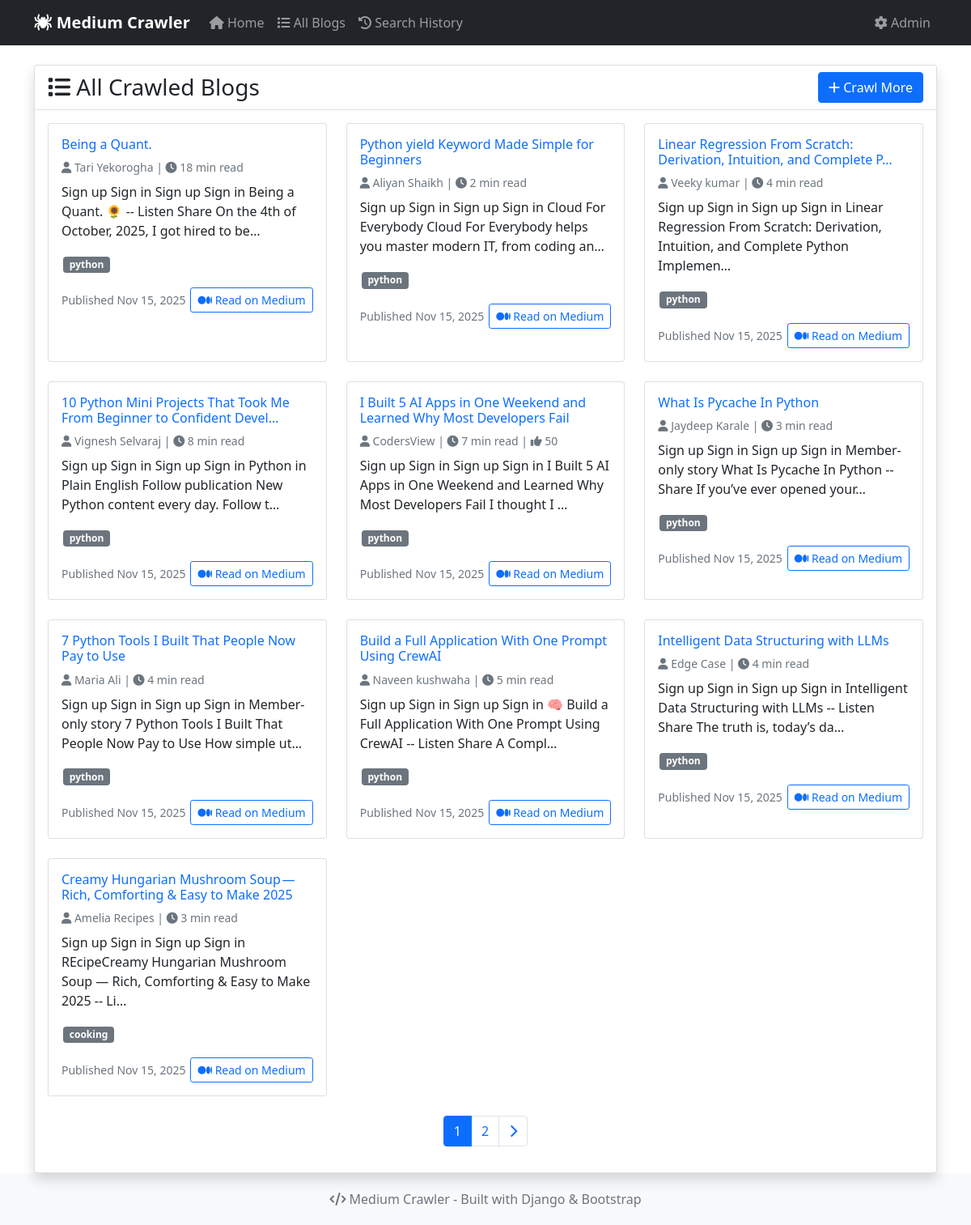
The app's page /blogs/ with its own data.
### crawler/models.py (models this page shows, shortened)
class Blog(models.Model):
    title = models.CharField(max_length=500)
    content = models.TextField()
    summary = models.TextField(blank=True, null=True)
    author = models.ForeignKey(Author, on_delete=models.CASCADE, related_name='blogs')
    tags = models.ManyToManyField(Tag, related_name='blogs')
    medium_url = models.URLField(unique=True)
    published_date = models.DateTimeField(blank=True, null=True)
    crawled_at = models.DateTimeField(auto_now_add=True)
    claps_count = models.IntegerField(default=0)
    reading_time = models.CharField(max_length=50, blank=True, null=True)
    class Meta:
        ordering = ['-published_date', '-crawled_at']

class Author(models.Model):
    name = models.CharField(max_length=200)
    medium_username = models.CharField(max_length=100, blank=True, null=True)
    created_at = models.DateTimeField(auto_now_add=True)

class Tag(models.Model):
    name = models.CharField(max_length=100, unique=True)
    created_at = models.DateTimeField(auto_now_add=True)

### crawler/views.py (the view)
# urls.py: path('blogs/', views.blog_list, name='blog_list'),
def blog_list(request):
    blogs = Blog.objects.all()
    search_query = request.GET.get('search')
    if search_query:
        blogs = blogs.filter(
            Q(title__icontains=search_query) |
            Q(content__icontains=search_query) |
            Q(author__name__icontains=search_query)
        )
    tag_filter = request.GET.get('tag')
    if tag_filter:
        blogs = blogs.filter(tags__name__iexact=tag_filter)
    paginator = Paginator(blogs, 10)
    page_number = request.GET.get('page')
    page_obj = paginator.get_page(page_number)
    all_tags = Tag.objects.all()
    context = {
        'page_obj': page_obj,
        'search_query': search_query,
        'tag_filter': tag_filter,
        'all_tags': all_tags,
    }
    return render(request, 'crawler/blog_list.html', context)

### templates/crawler/blog_list.html (shortened to what this page needs)
{% extends 'base.html' %}
{% block content %}
<div class="row">
    <div class="col-12">
        <div class="card shadow">
            <div class="card-header bg-white d-flex justify-content-between align-items-center">
                <h3 class="card-title mb-0">
                    <i class="fas fa-list"></i> All Crawled Blogs
                </h3>
                <a href="{% url 'crawler:home' %}" class="btn btn-primary">
                    <i class="fas fa-plus"></i> Crawl More
                </a>
            </div>
            <div class="card-body">
                {% if page_obj.object_list %}
                    <div class="row">
                        {% for blog in page_obj.object_list %}
                        <div class="col-lg-6 col-xl-4 mb-4">
                            <div class="card blog-card h-100">
                                <div class="card-body">
                                    <h6 class="card-title">
                                        <a href="{% url 'crawler:blog_detail' blog.id %}" class="text-decoration-none">
                                            {{ blog.title|truncatechars:70 }}
                                        </a>
                                    </h6>
                                    <p class="card-text text-muted small mb-2">
                                        <i class="fas fa-user"></i> {{ blog.author.name }}
                                        {% if blog.reading_time %}
                                            | <i class="fas fa-clock"></i> {{ blog.reading_time }}
                                        {% endif %}
                                        {% if blog.claps_count > 0 %}
                                            | <i class="fas fa-thumbs-up"></i> {{ blog.claps_count }}
                                        {% endif %}
                                    </p>
                                    <p class="card-text">
                                        {{ blog.content|truncatechars:120 }}
                                    </p>
                                    <div class="mb-3">
                                        {% for tag in blog.tags.all|slice:":4" %}
                                            <span class="badge bg-secondary tag-badge">{{ tag.name }}</span>
                                        {% endfor %}
                                    </div>
                                    <div class="d-flex justify-content-between align-items-center">
                                        <small class="text-muted">
                                            {% if blog.published_date %}
                                                Published {{ blog.published_date|date:"M d, Y" }}
                                            {% else %}
                                                Crawled {{ blog.crawled_at|timesince }} ago
                                            {% endif %}
                                        </small>
                                        <a href="{{ blog.medium_url }}" target="_blank" class="btn btn-sm btn-outline-primary">
                                            <i class="fab fa-medium"></i> Read on Medium
                                        </a>
                                    </div>
                                </div>
                            </div>
                        </div>
                        {% endfor %}
                    </div>
                    {% if page_obj.has_other_pages %}
                    <nav aria-label="Blog pagination">
                        <ul class="pagination justify-content-center">
                            {% for page_num in page_obj.paginator.page_range %}
                                {% if page_num == page_obj.number %}
                                    <li class="page-item active">
                                        <span class="page-link">{{ page_num }}</span>
                                    </li>
                                {% elif page_num > page_obj.number|add:'-3' and page_num < page_obj.number|add:'3' %}
                                    <li class="page-item">
                                        <a class="page-link" href="?page={{ page_num }}{% if search_query %}&search={{ search_query }}{% endif %}{% if tag_filter %}&tag={{ tag_filter }}{% endif %}">
                                            {{ page_num }}
                                        </a>
                                    </li>
                                {% endif %}
                            {% endfor %}
                            {% if page_obj.has_next %}
                                <li class="page-item">
                                    <a class="page-link" href="?page={{ page_obj.next_page_number }}{% if search_query %}&search={{ search_query }}{% endif %}{% if tag_filter %}&tag={{ tag_filter }}{% endif %}">
                                        <i class="fas fa-chevron-right"></i>
                                    </a>
                                </li>
                            {% endif %}
                        </ul>
                    </nav>
                    {% endif %}
                {% endif %}
            </div>
        </div>
    </div>
</div>
{% endblock %}

### templates/base.html (style rules this page uses)
.blog-card { transition: transform 0.2s; }
.tag-badge { margin: 2px; }

### records on screen
Blog: title "Being a Quant.", author.name "Tari Yekorogha", reading_time "18 min read", content "Sign up Sign in Sign up Sign in Being a Quant. 🌻 -- Listen Share On the 4th of October, 2025, I got hired to be…", published_date "Nov 15, 2025"
Tag: name "python"
Blog: title "Python yield Keyword Made Simple for Beginners", author.name "Aliyan Shaikh", reading_time "2 min read", content "Sign up Sign in Sign up Sign in Cloud For Everybody Cloud For Everybody helps you master modern IT, from coding an…", published_date "Nov 15, 2025"
Blog: title "Linear Regression From Scratch: Derivation, Intuition, and Complete P…", author.name "Veeky kumar", reading_time "4 min read", content "Sign up Sign in Sign up Sign in Linear Regression From Scratch: Derivation, Intuition, and Complete Python Implemen…", published_date "Nov 15, 2025"
Blog: title "10 Python Mini Projects That Took Me From Beginner to Confident Devel…", author.name "Vignesh Selvaraj", reading_time "8 min read", content "Sign up Sign in Sign up Sign in Python in Plain English Follow publication New Python content every day. Follow t…", published_date "Nov 15, 2025"
Blog: title "I Built 5 AI Apps in One Weekend and Learned Why Most Developers Fail", author.name "CodersView", reading_time "7 min read", claps_count "50", content "Sign up Sign in Sign up Sign in I Built 5 AI Apps in One Weekend and Learned Why Most Developers Fail I thought I …", published_date "Nov 15, 2025"
Blog: title "What Is Pycache In Python", author.name "Jaydeep Karale", reading_time "3 min read", content "Sign up Sign in Sign up Sign in Member-only story What Is Pycache In Python -- Share If you’ve ever opened your…", published_date "Nov 15, 2025"
Blog: title "7 Python Tools I Built That People Now Pay to Use", author.name "Maria Ali", reading_time "4 min read", content "Sign up Sign in Sign up Sign in Member-only story 7 Python Tools I Built That People Now Pay to Use How simple ut…", published_date "Nov 15, 2025"
Blog: title "Build a Full Application With One Prompt Using CrewAI", author.name "Naveen kushwaha", reading_time "5 min read", content "Sign up Sign in Sign up Sign in 🧠 Build a Full Application With One Prompt Using CrewAI -- Listen Share A Compl…", published_date "Nov 15, 2025"
Blog: title "Intelligent Data Structuring with LLMs", author.name "Edge Case", reading_time "4 min read", content "Sign up Sign in Sign up Sign in Intelligent Data Structuring with LLMs -- Listen Share The truth is, today’s da…", published_date "Nov 15, 2025"
Blog: title "Creamy Hungarian Mushroom Soup — Rich, Comforting & Easy to Make 2025", author.name "Amelia Recipes", reading_time "3 min read", content "Sign up Sign in Sign up Sign in REcipeCreamy Hungarian Mushroom Soup — Rich, Comforting & Easy to Make 2025 -- Li…", published_date "Nov 15, 2025"
Tag: name "cooking"

### other values on screen
{{ page_num }} "1"
{{ page_num }} "2"
